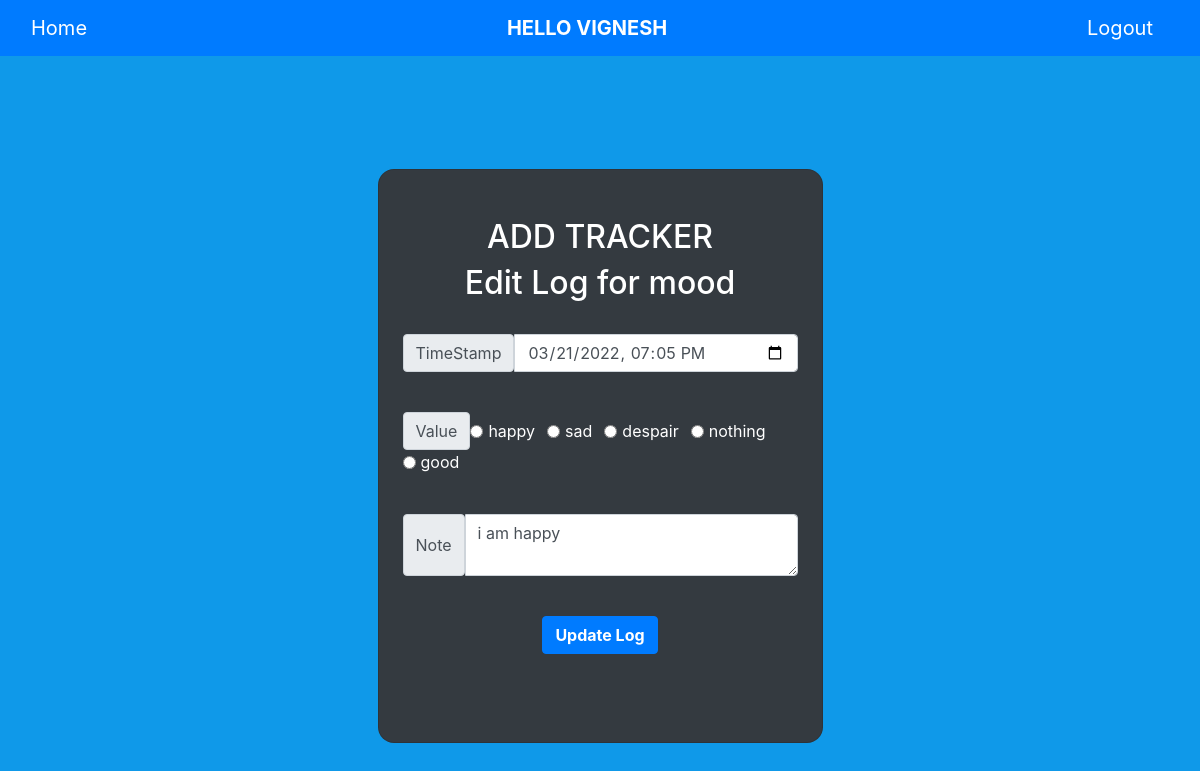
Screenshot of /edit-log-page/1 (signed in) with the database file from the repository.
### main.py (models this page shows, shortened)
class User(UserMixin, db.Model):
    id = db.Column(db.Integer, primary_key=True)
    username = db.Column(db.String(60), index=True, unique=True)
    email = db.Column(db.String(120), index=True, unique=True)
    password_hash = db.Column(db.String(128))
    trackers = db.relationship('Tracker')

class Tracker(db.Model):
    t_id = db.Column(db.Integer, primary_key=True)
    name = db.Column(db.String(60))
    description = db.Column(db.String(150))
    type = db.Column(db.String(60))
    settings = db.Column(db.String(60))
    log = db.relationship('Log')
    user_id = db.Column(db.Integer, db.ForeignKey("user.id"), nullable=False)

class Log(db.Model):
    l_id = db.Column(db.Integer, primary_key=True)
    timestamp = db.Column(db.DateTime, index=True, default=datetime.utcnow)
    value = db.Column(db.Integer)
    notes = db.Column(db.String(150))
    tracker_id = db.Column(db.Integer, db.ForeignKey('tracker.t_id'))
    user_id = db.Column(db.Integer, db.ForeignKey('user.id'))

### main.py (the view, shortened to what this page needs)
@app.route('/edit-log-page/<int:l_id>', methods=['GET', 'POST'])
@login_required
def edit_log(l_id):
    log = Log.query.get(l_id)
    tracker = Tracker.query.get(log.tracker_id)
    time = log.timestamp.strftime("%Y-%m-%dT%H:%M:%S")
    mcv=[]
    if tracker.type=="Multiple Choice":
        for i in tracker.settings.split(","):
            mcv.append(i)
    return render_template("edit_log_page.html", user=current_user, tracker=tracker, log=log,time=time,mcv=mcv)

### main.py (called while the page is built)
@login.user_loader
def load_user(id):
    return User.query.get(int(id))

### templates/edit_log_page.html (shortened to what this page needs)
{% extends 'base.html' %}
{% block content %}
<section class="vh-100 gradient-custom">
    <div class="container py-5 h-100">
      <div class="row d-flex justify-content-center align-items-center h-100">
        <div class="col-12 col-md-8 col-lg-6 col-xl-5">
          <div class="card bg-dark text-white" style="border-radius: 1rem;">
            <div class="card-body p-4 text-center">
              <div class="mb-md-4 mt-md-4 pb-4">
                <h2 class="fw-bold mb-2 text-uppercase">Add Tracker</h2>
                <form method="post">
                    <div class="form-group">
                        <h2>Edit Log for {{tracker.name}}</h2>
                        <div>
                        <br>
                        <div class="input-group mb-3">
                        <span class="input-group-text">TimeStamp</span>
                        <input
                            type="datetime-local"
                            class="form-control"
                            id="timestamp"
                            name="timestamp"
                            value="{{ time }}"
                            placeholder="{{ time }}"
                            required
                        />
                        </div>
                        <br>
                        <div class="input-group mb-3">
                        <span class="input-group-text">Value</span>
                        {% if tracker.type=="Numerical" %}
                        <input
                            class="form-control"
                            type="number"
                            id="value"
                            name="value"
                            value = "{{ log.value }}"
                            placeholder="{{ log.value }}"
                            required
                        />
                        {% elif tracker.type=="Multiple Choice" %}
                            {% for i in mcv %}
                                <div class="form-check form-check-inline">
                                    <input class="form-check-input"
                                    type="radio"
                                    id="value"
                                    value="{{ i }}"
                                    name="value"
                                    placeholder="Enter value"
                                    required
                                    />
                                    <label class="form-check-label" for="value"> {{ i }}</label>
                                </div>
                            {% endfor %}
                        {% endif %}
                        </div>
                        <br>
                        <div class="input-group mb-3">
                        <span class="input-group-text">Note</span>
                        <textarea
                            class="form-control"
                            id="note"
                            name="note"
                            placeholder="Enter note"
                            maxlength="200"
                        >{{ log.notes }}</textarea>
                        </div>
                        <br>
                        <button type="submit" class="btn btn-primary"><b>Update Log</b></button>
                        </div>
                    </div>
                </form>
            </div>
          </div>
        </div>
      </div>
    </div>
  </section>
{% endblock %}

### templates/base.html (shortened to what this page needs)
<!DOCTYPE html>
<html lang="en">
<head>
    <link
    rel="stylesheet"
    href="https://stackpath.bootstrapcdn.com/bootstrap/4.4.1/css/bootstrap.min.css"
  />
  <link
    rel="stylesheet"
    href="https://stackpath.bootstrapcdn.com/font-awesome/4.7.0/css/font-awesome.min.css"
  />
  <link href="//maxcdn.bootstrapcdn.com/bootstrap/4.1.1/css/bootstrap.min.css" rel="stylesheet" id="bootstrap-css">
</head>
<body>
  {% if not current_user.is_anonymous %}
    <nav class="navbar navbar-dark bg-primary">
      <div class="container-fluid">
        <a class="navbar-brand" href="{{ url_for('index') }}">Home</a>
        <div class="navbar-brand text-uppercase font-weight-bold">Hello {{current_user.username}}</div>
        <a class="navbar-brand" href="{{ url_for('logout') }}">Logout</a>
      </div>
    </nav>
  {% endif %}
  {% block content %}{% endblock %}
</body>
</html>

### templates/base.html (style rules this page uses)
.gradient-custom { background: #6a11cb; background: -webkit-linear-gradient(to right, rgb(15, 153, 233), rgb(15, 153, 233)); background: linear-gradient(to right, rgb(15, 153, 233), rgb(15, 153, 233)) }

### rows the page displays
User: username "VIGNESH"
Tracker: name "mood"
Log: note "i am happy"

### other values shown
{{ i }} "happy" "sad" "despair" "nothing" "good"
